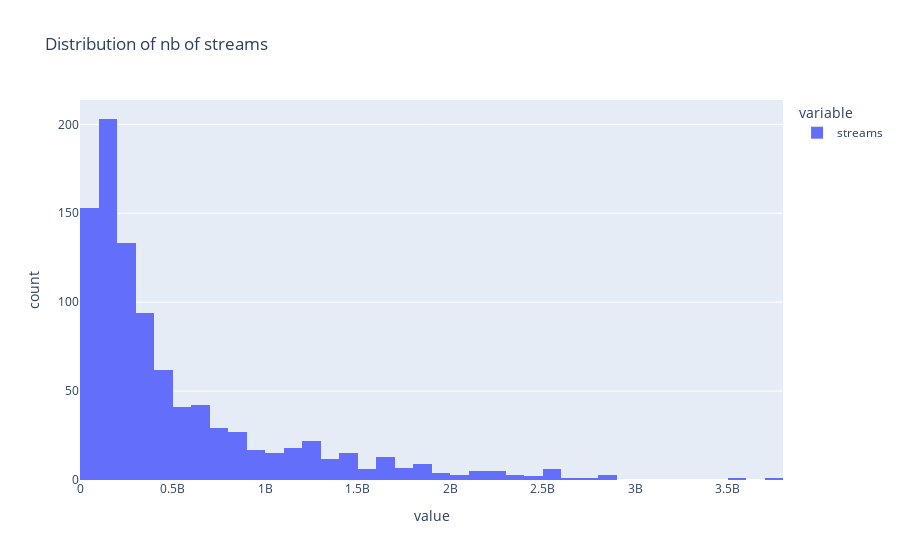

The code cell stored with this chart in its notebook:
### Code cell
fig = px.histogram(df['streams'], title='Distribution of nb of streams')
fig.show()

### Figure 1 — Plotly figure (JSON) as saved in the notebook; plotly's stock layout.template omitted (floating-point values rounded to 4 significant figures; data arrays with more than 128 entries replaced by an {"elided": "..."} marker saying what was removed)
{"data": [{"alignmentgroup": "True", "bingroup": "x", "hovertemplate": "variable=streams<br>value=%{x}<br>count=%{y}<extra></extra>", "legendgroup": "streams", "marker": {"color": "#636efa", "pattern": {"shape": ""}}, "name": "streams", "offsetgroup": "streams", "orientation": "v", "showlegend": true, "type": "histogram", "x": {"elided": "953 int values"}, "xaxis": "x", "yaxis": "y"}], "layout": {"barmode": "relative", "legend": {"title": {"text": "variable"}, "tracegroupgap": 0}, "title": {"text": "Distribution of nb of streams"}, "xaxis": {"anchor": "y", "domain": [0, 1], "title": {"text": "value"}}, "yaxis": {"anchor": "x", "domain": [0, 1], "title": {"text": "count"}}}}
